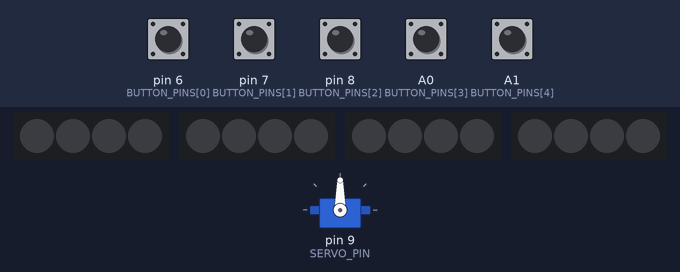
A sketch run on a simulated Arduino Uno, built with avr-gcc and run on an emulated ATmega328P. On the bench: servo, 4 × 4 RGB LEDs in strip order, left to right. The inputs (shaded band) are chosen by the test bench; at power-on: A0 (BUTTON_PINS[3]), A1 (BUTTON_PINS[4]), pin 6 (BUTTON_PINS[0]), pin 7 (BUTTON_PINS[1]), pin 8 (BUTTON_PINS[2]) HIGH. Dim RGB values are drawn brighter than linear; servo pulses on a pin are drawn as a servo (544–2400 µs = 0–180°).

Above: at 1.7 s.
1.8 s: pin 6 (BUTTON_PINS[0]) pulled LOW for 0.15 s
At 1.9 s:
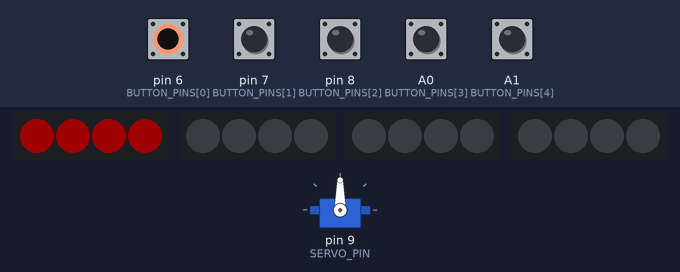
4.8 s: pin 7 (BUTTON_PINS[1]) pulled LOW for 0.15 s
At 4.9 s:
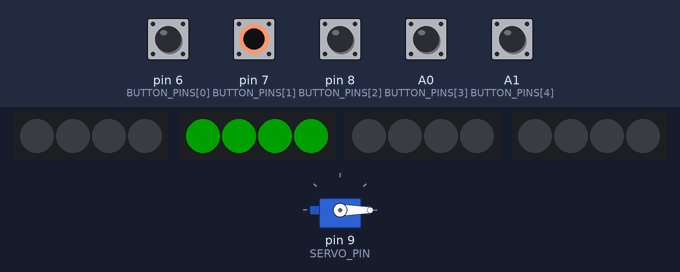
7.8 s: pin 8 (BUTTON_PINS[2]) pulled LOW for 0.15 s
At 7.9 s:
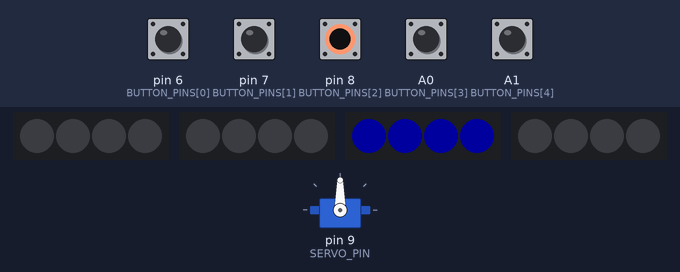
10.8 s: A0 (BUTTON_PINS[3]) pulled LOW for 0.15 s
At 10.9 s:
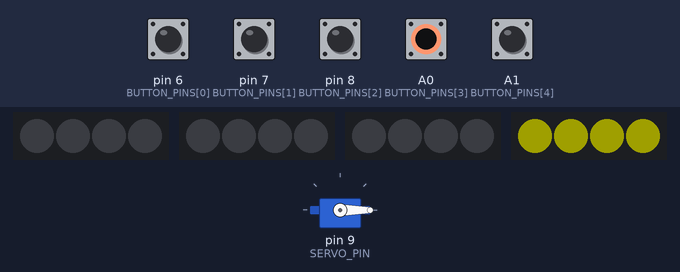
13.8 s: A1 (BUTTON_PINS[4]) pulled LOW for 0.15 s
At 13.9 s:
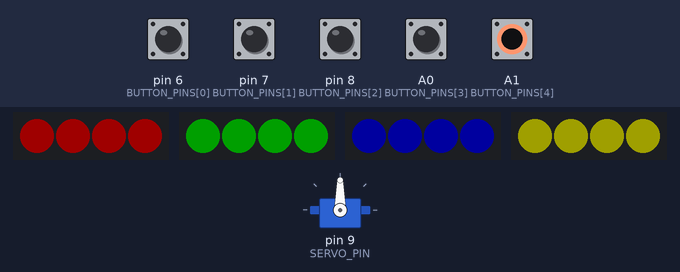
16.8 s: pin 6 (BUTTON_PINS[0]) pulled LOW for 1 s
At 18.8 s:
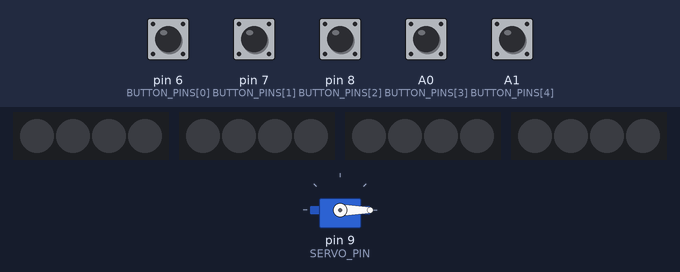
Timing chart, 0 to 20.8 s (numbered marks = the images above; inputs shaded):
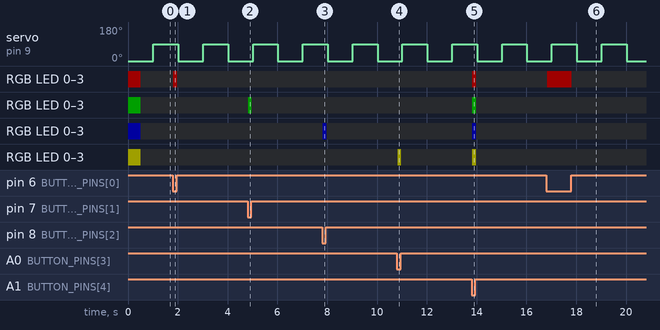

The sketch:

led-button-test.ino
```cpp
#include <Adafruit_NeoPixel.h>
#include "servo_celebration_config.h"

#if !defined(F_CPU) || F_CPU != SERVO_PWM_CPU_HZ
#error "Timer1 servo PWM requires a 16 MHz Uno-class AVR"
#endif

// Temporary connection test for the four independent LED strips and five buttons.
// It intentionally does not initialize the LCD or MP3 player.
// SAFETY: This sketch sends open-loop servo target commands on D9: 0° and 90°,
// changing targets every 1,000 ms. There is no position feedback, so these are
// not measured shaft angles and the interval is not a guaranteed dwell after
// arrival. Run only within verified travel/load/repeat-cycle limits; keep the
// mechanism secured and clear, attend continuously, and stop for binding, stall,
// heat, or unexpected motion. With all power off, connect D9 and the servo's
// external-power branch only through the approved supply path. Never power the
// servo from the Uno or breadboard. Do not upload or reconnect wiring live.

static const uint8_t STRIP_COUNT = 4;
static const uint8_t PIXELS_PER_STRIP = 4;
static const uint8_t BUTTON_COUNT = 5;
static const uint8_t TEST_BRIGHTNESS = 32;  // Conservative diagnostic brightness.
static const uint32_t DEBOUNCE_MS = 25;
static const uint16_t STARTUP_TEST_MS = 500;
static const uint8_t SERVO_PIN = 9;
static const uint32_t SERVO_ENDPOINT_HOLD_MS = 1000UL;

static const uint8_t BUTTON_PINS[BUTTON_COUNT] = {6, 7, 8, A0, A1};

// Independent data outputs: red D2, green D3, blue D4, yellow D5.
Adafruit_NeoPixel strips[STRIP_COUNT] = {
  Adafruit_NeoPixel(PIXELS_PER_STRIP, 2, NEO_GRB + NEO_KHZ800),
  Adafruit_NeoPixel(PIXELS_PER_STRIP, 3, NEO_GRB + NEO_KHZ800),
  Adafruit_NeoPixel(PIXELS_PER_STRIP, 4, NEO_GRB + NEO_KHZ800),
  Adafruit_NeoPixel(PIXELS_PER_STRIP, 5, NEO_GRB + NEO_KHZ800)
};

// RGB values in strip order: red, green, blue, yellow.
static const uint8_t STRIP_COLORS[STRIP_COUNT][3] = {
  {255, 0, 0},
  {0, 255, 0},
  {0, 0, 255},
  {255, 255, 0}
};

struct DebouncedButton {
  bool rawPressed;
  bool stablePressed;
  uint32_t changedAt;
};

DebouncedButton buttons[BUTTON_COUNT];
static uint32_t servoEndpointSince;
static bool servoAtZero = true;

static void writeServoPulseTicks(uint16_t ticks) {
  OCR1A = ticks;
}

static void setServoTarget(uint8_t angle) {
  writeServoPulseTicks(servoAngleToPulseTicks(angle));
}

static void initializeServoPwm(uint8_t initialAngle) {
  // Uno Timer1 Fast PWM mode 14: 16 MHz / 8 / 40000 = 50 Hz (20 ms frame).
  // D9/OC1A generates servo pulses in hardware on the 0.5 us timer tick.
  pinMode(SERVO_PIN, OUTPUT);
  TCCR1A = 0;
  TCCR1B = 0;
  TCNT1 = 0;
  ICR1 = (uint16_t)SERVO_PWM_TOP_TICKS;
  setServoTarget(initialAngle);
  TCCR1A = _BV(COM1A1) | _BV(WGM11); // non-inverting OC1A, WGM13:0 = 14
  TCCR1B = _BV(WGM13) | _BV(WGM12) | _BV(CS11); // prescaler 8
}

static void updateServoSweep(uint32_t now) {
  if ((uint32_t)(now - servoEndpointSince) < SERVO_ENDPOINT_HOLD_MS) return;

  servoAtZero = !servoAtZero;
  setServoTarget(servoAtZero ? 0U : 90U);
  servoEndpointSince = now;
}

static void showAllStripsForStartupTest() {
  for (uint8_t strip = 0; strip < STRIP_COUNT; ++strip) {
    for (uint8_t pixel = 0; pixel < PIXELS_PER_STRIP; ++pixel) {
      strips[strip].setPixelColor(
          pixel,
          STRIP_COLORS[strip][0],
          STRIP_COLORS[strip][1],
          STRIP_COLORS[strip][2]);
    }
    strips[strip].show();
  }
}

static bool updateButtons(uint32_t now) {
  bool changed = false;

  for (uint8_t i = 0; i < BUTTON_COUNT; ++i) {
    const bool sampledPressed = digitalRead(BUTTON_PINS[i]) == LOW;

    if (sampledPressed != buttons[i].rawPressed) {
      buttons[i].rawPressed = sampledPressed;
      buttons[i].changedAt = now;
    }

    if (buttons[i].stablePressed != buttons[i].rawPressed &&
        (uint32_t)(now - buttons[i].changedAt) >= DEBOUNCE_MS) {
      buttons[i].stablePressed = buttons[i].rawPressed;
      changed = true;
    }
  }

  return changed;
}

static void renderButtonOutputs() {
  const bool startPressed = buttons[4].stablePressed;

  for (uint8_t strip = 0; strip < STRIP_COUNT; ++strip) {
    const bool stripOn = startPressed || buttons[strip].stablePressed;

    for (uint8_t pixel = 0; pixel < PIXELS_PER_STRIP; ++pixel) {
      if (stripOn) {
        strips[strip].setPixelColor(
            pixel,
            STRIP_COLORS[strip][0],
            STRIP_COLORS[strip][1],
            STRIP_COLORS[strip][2]);
      } else {
        strips[strip].setPixelColor(pixel, 0, 0, 0);
      }
    }
    strips[strip].show();
  }
}

void setup() {
  initializeServoPwm(0U);
  servoAtZero = true;
  servoEndpointSince = millis();

  for (uint8_t strip = 0; strip < STRIP_COUNT; ++strip) {
    strips[strip].begin();
    strips[strip].setBrightness(TEST_BRIGHTNESS);
    strips[strip].clear();
  }

  // Briefly prove the four strip data paths, then leave them off until a button is pressed.
  showAllStripsForStartupTest();
  delay(STARTUP_TEST_MS);
  for (uint8_t strip = 0; strip < STRIP_COUNT; ++strip) {
    strips[strip].clear();
    strips[strip].show();
  }

  const uint32_t now = millis();
  for (uint8_t i = 0; i < BUTTON_COUNT; ++i) {
    pinMode(BUTTON_PINS[i], INPUT_PULLUP);
    const bool initiallyPressed = digitalRead(BUTTON_PINS[i]) == LOW;
    buttons[i].rawPressed = initiallyPressed;
    buttons[i].stablePressed = initiallyPressed;
    buttons[i].changedAt = now;
  }

  renderButtonOutputs();
}

void loop() {
  const uint32_t now = millis();
  if (updateButtons(now)) {
    renderButtonOutputs();
  }
  updateServoSweep(now);
}
```

servo_celebration_config.h
```cpp
#ifndef SERVO_GAME_OVER_CONFIG_H
#define SERVO_GAME_OVER_CONFIG_H

#if defined(WOKWI_SIM)
#define SERVO_GAME_OVER_EXTEND_ANGLE 180U
#define SERVO_GAME_OVER_RETRACT_ANGLE 0U
#define SERVO_GAME_OVER_HOLD_MS 3000UL
#define SERVO_GAME_OVER_RETRACT_ALLOWANCE_MS 3000UL
#else
#define SERVO_GAME_OVER_EXTEND_ANGLE 90U
#define SERVO_GAME_OVER_RETRACT_ANGLE 0U
#define SERVO_GAME_OVER_HOLD_MS 1000UL
#define SERVO_GAME_OVER_RETRACT_ALLOWANCE_MS 1000UL
#endif

#include <stdbool.h>
#include <stdint.h>

#define SERVO_DEFAULT_MIN_PULSE_US 544U
#define SERVO_DEFAULT_MAX_PULSE_US 2400U
#define SERVO_DEFAULT_PULSE_TRIM_US 2U
#define SERVO_PWM_CPU_HZ 16000000UL
#define SERVO_PWM_PRESCALER 8UL
#define SERVO_TIMER_TICKS_PER_US 2U
#define SERVO_PWM_FRAME_TICKS 40000UL
#define SERVO_PWM_FRAME_US (SERVO_PWM_FRAME_TICKS * SERVO_PWM_PRESCALER / (SERVO_PWM_CPU_HZ / 1000000UL))
#define SERVO_PWM_TOP_TICKS (SERVO_PWM_FRAME_TICKS - 1UL)

static inline uint16_t servoAngleToPulseTicks(uint8_t angle) {
  if (angle > 180U) angle = 180U;
  uint32_t pulseUs = SERVO_DEFAULT_MIN_PULSE_US +
    ((uint32_t)(SERVO_DEFAULT_MAX_PULSE_US - SERVO_DEFAULT_MIN_PULSE_US) * angle) / 180UL;
  pulseUs -= SERVO_DEFAULT_PULSE_TRIM_US;
  return (uint16_t)(pulseUs * SERVO_TIMER_TICKS_PER_US);
}

typedef void (*ServoPulseWriter)(uint16_t ticks);

static inline uint8_t servoWriteGameOverTargetIfLost(bool playerLost, uint8_t angle,
                                                      ServoPulseWriter writePulse) {
  if (!playerLost || writePulse == 0) return 0;
  writePulse(servoAngleToPulseTicks(angle));
  return 1;
}

#endif
```

Measured:
- after the input at 1.8 s, RGB LED 0–3: off → RGB(32, 0, 0) at once, → off 0.15 s later
- after the input at 4.8 s, RGB LED 0–3: off → RGB(0, 32, 0) at once, → off 0.15 s later
- after the input at 7.8 s, RGB LED 0–3: off → RGB(0, 0, 32) at once, → off 0.15 s later
- after the input at 10.8 s, RGB LED 0–3: off → RGB(32, 32, 0) at once, → off 0.15 s later
- after the input at 13.8 s, RGB LED 0–3: off → RGB(32, 0, 0) at once, → off 0.15 s later; RGB LED 0–3: off → RGB(0, 32, 0) at once, → off 0.15 s later; RGB LED 0–3: off → RGB(0, 0, 32) at once, → off 0.15 s later; RGB LED 0–3: off → RGB(32, 32, 0) at once, → off 0.15 s later
- after the input at 16.8 s, RGB LED 0–3: off → RGB(32, 0, 0) at once, → off 1.0 s later
- by itself, servo on pin 9 (SERVO_PIN): alternates 90° for 1.0 s and 0° for 1.0 s
